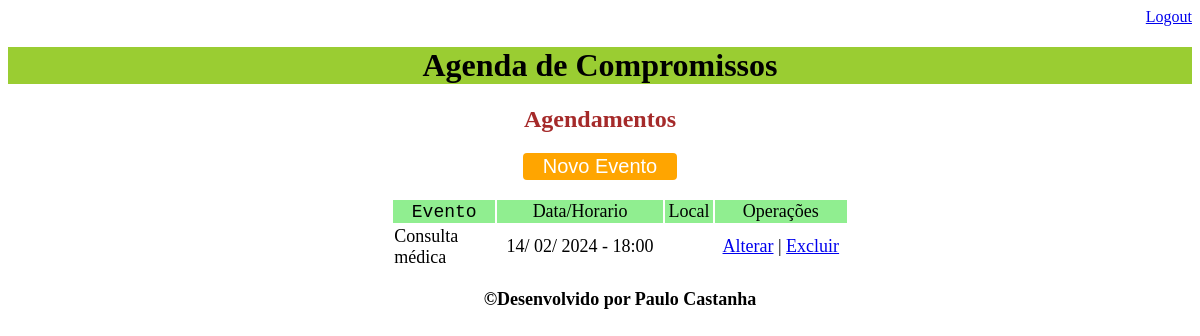
Before: /agenda/ (signed in) with the older database file.
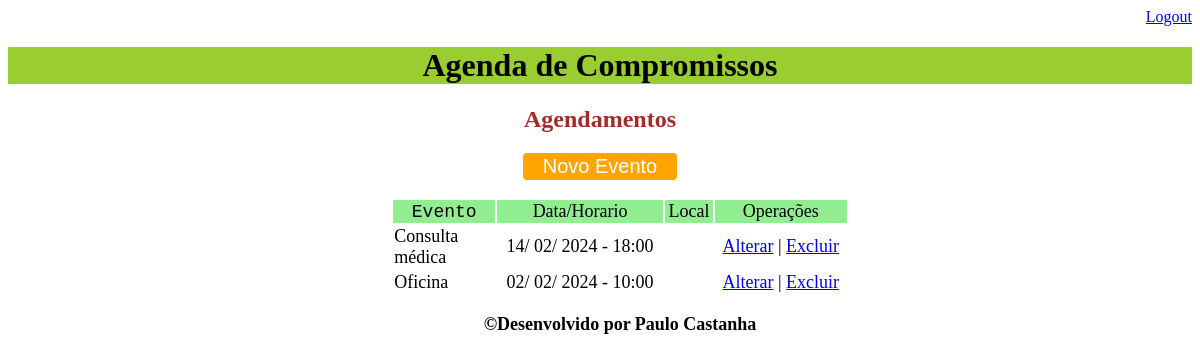
After: the same page with the newer database file.
### core/models.py (models this page shows, shortened)
class Evento(models.Model):
    titulo = models.CharField(max_length=100)
    descricao = models.TextField(blank=True, null=True)
    data_evento = models.DateTimeField(verbose_name='Data do Evento')
    data_criacao = models.DateTimeField(auto_now=True)
    local = models.CharField(max_length=100)
    usuario = models.ForeignKey(User, on_delete=models.CASCADE)
    class Meta:
         db_table = 'evento'
    def get_data_evento(self):
        return self.data_evento.strftime('%d/ %m/ %Y - %H:%M')
    def get_evento_atrasado(self):
        print(type(self.data_evento))
        print(type(datetime.now()))
        if self.data_evento < datetime.now():
            return True
        else:
            return False

### core/views.py (the view)
# urls.py: path('agenda/', views.lista_eventos),
@login_required(login_url='/login/')
def lista_eventos(request):
    usuario = request.user
    data_atual = datetime.now() - timedelta(hours=2)
    evento = Evento.objects.filter(usuario=usuario,
                                   data_evento__gt=data_atual)
    dados = {'eventos':evento}
    return render(request, 'agenda.html', dados)

### templates/agenda.html (shortened to what this page needs)
{% extends "model-page.html" %}
{%block content %}
<center>
  <h2 style="color:brown">Agendamentos</h2>
<a href="evento/">
  <button type="button" class="button">Novo Evento</button>
</a>
      <ul style="font-size: 18px">
                          <table width="40%">
                              <tr bgcolor="lightgreen">
                                  <td><center><code>Evento</code></center></td>
                                  <td><center>Data/Horario</center></td>
                                  <td><center>Local</center></td>
                                  <td><center>Operações</center></td>
                              </tr>
                     {% for evento in eventos %}
                              <tr style=>
                                  <td style="width:100px"> {{evento.titulo}}</td>
                                  <td><center>{{evento.get_data_evento}}</center></td>
                                  <td><center>{{evento.local}}</center></td>
                                  <td><center><a href="evento/?id={{ evento.id }}">Alterar</a>  |
                    <a href="evento/delete/{{ evento.id }}/">Excluir</a>
                                      </center></td>
                     {% endfor %}
                     </tr>
                          </table>
{% endblock %}

Changed rows visible on the page:
added Evento: titulo "Oficina", get_data_evento "02/ 02/ 2024 - 10:00"
